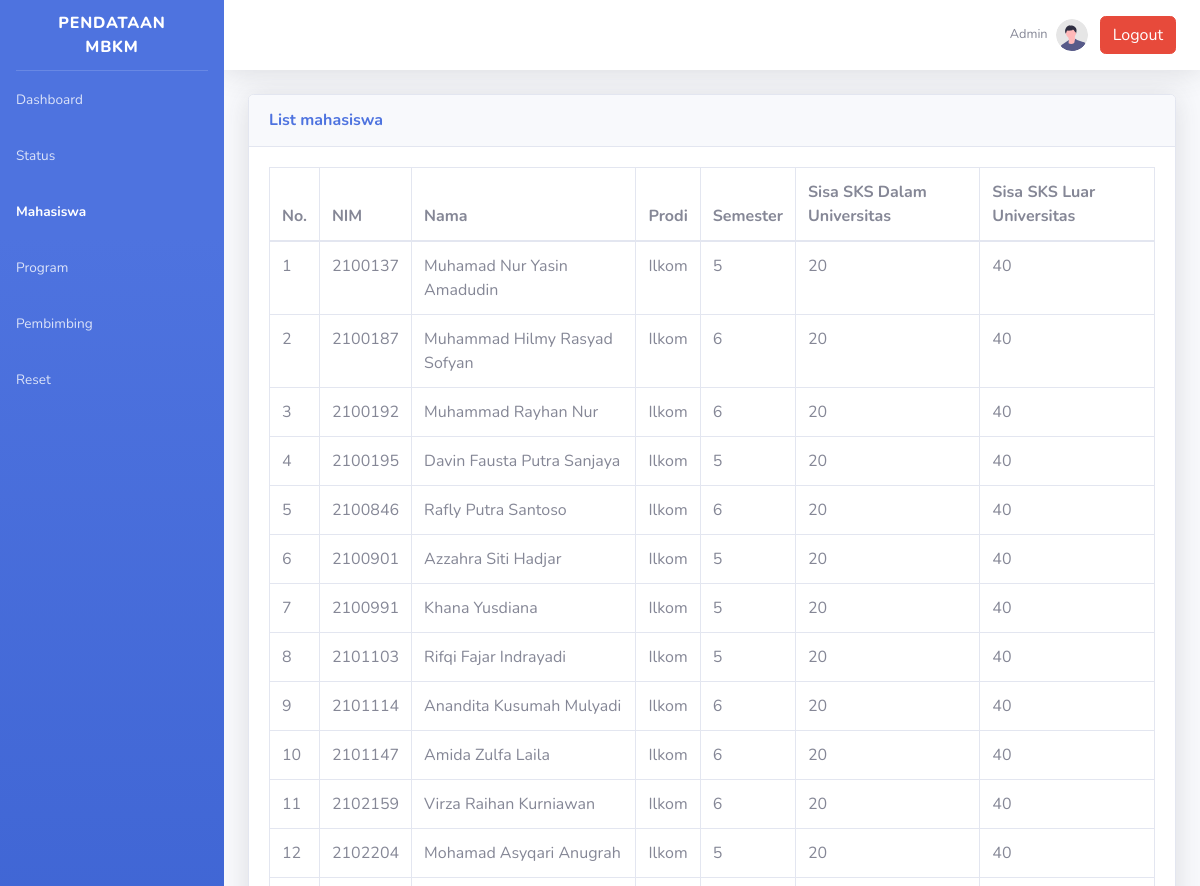
/listmahasiswa.php (upper part), run on an earlier commit of the app's database.
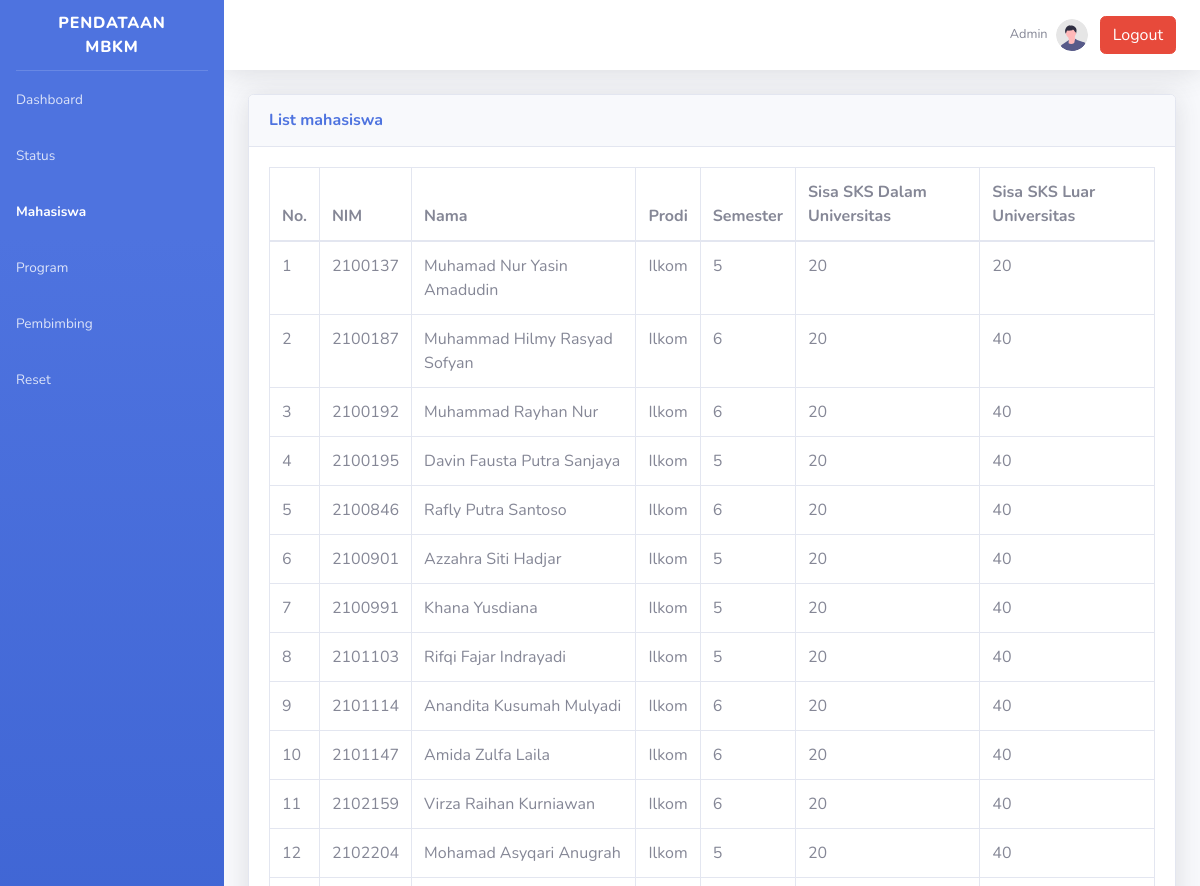
And on a later commit of the database.
### tables this page shows
CREATE TABLE `tmahasiswa` (
  `nip` varchar(20) NOT NULL,
  `nim` varchar(10) NOT NULL,
  `nama_mahasiswa` varchar(50) NOT NULL,
  `prodi` varchar(50) NOT NULL,
  `email_mahasiswa` varchar(50) NOT NULL,
  `semester_mahasiswa` int(11) NOT NULL,
  `sks_akumulatif` int(11) DEFAULT 0,
  `sks_sisa_konversi` int(11) DEFAULT 0,
  `sks_dalam_univ` int(11) DEFAULT 20,
  `sks_luar_univ` int(11) DEFAULT 40,
  `ipk_mahasiswa` float NOT NULL,
  `status_mahasiswa` varchar(25) DEFAULT 'belum berpartisipasi'
);

### listmahasiswa.php (the view, shortened to what the changed rows need)
<!DOCTYPE html>
<html lang="en">
<head>
    <link href="vendor/fontawesome-free/css/all.min.css" rel="stylesheet" type="text/css">
    <link href="css/sb-admin-2.min.css" rel="stylesheet">
</head>
<body id="page-top">
    <div id="wrapper">
        <div id="content-wrapper" class="d-flex flex-column">
            <div id="content">
                <div class="container-fluid">
                    <div class="card shadow mb-4">
                        <div class="card-body">
                        <?php
                        require_once "config.php";
                        $sql = "SELECT * FROM tmahasiswa";
                        if($result = mysqli_query($link, $sql)){
                            if(mysqli_num_rows($result) > 0){
                                echo '<div class="table-responsive">';
                                    echo '<table class="table table-bordered" id="dataTable" width="100%" cellspacing="0">';
                                        echo "<thead>";
                                            echo "<tr>";
                                                echo "<th>No.</th>";
                                                echo "<th>NIM</th>";
                                                echo "<th>Nama</th>";
                                                echo "<th>Prodi</th>";
                                                echo "<th>Semester</th>";
                                                echo "<th>Sisa SKS Dalam Universitas</th>";
                                                echo "<th>Sisa SKS Luar Universitas</th>";
                                            echo "</tr>";
                                        echo "</thead>";
                                        echo "<tbody>";
                                        $num = 1;
                                        while($row = mysqli_fetch_array($result)){
                                            echo "<tr>";
                                                echo "<td>" . $num++ . "</td>";
                                                echo "<td>" . $row['nim'] . "</td>";
                                                echo "<td>" . $row['nama_mahasiswa'] . "</td>";
                                                echo "<td>" . $row['prodi'] . "</td>";
                                                echo "<td>" . $row['semester_mahasiswa'] . "</td>";
                                                echo "<td>" . $row['sks_dalam_univ'] . "</td>";
                                                echo "<td>" . $row['sks_luar_univ'] . "</td>";
                                            echo "</tr>";
                                        }
                                        echo "</tbody>";
                                    echo "</table>";
                                echo '</div>';
                            } else{
                                echo '<div class="alert alert-danger"><em>List kosong</em></div>';
                            }
                        } else{
                            echo "Oops! Something went wrong. Please try again later.";
                        }
                        ?>
                        </div>
                    </div>
                </div>
            </div>
        </div>
    </div>
</body>
</html>

What changed in the data, as far as the page shows it:
changed tmahasiswa "Muhamad Nur Yasin Amadudin": sks_luar_univ "40" → "20"
